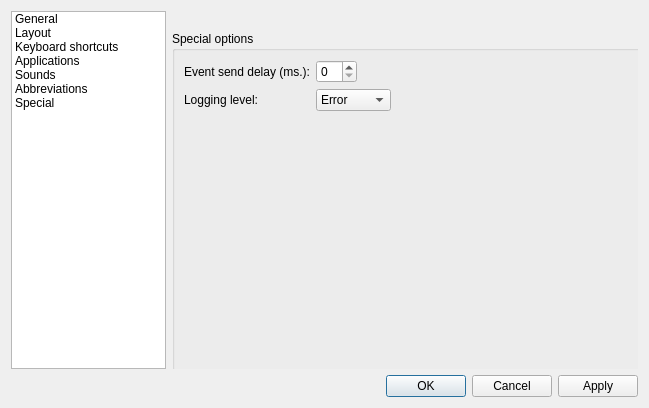
<?xml version="1.0" encoding="UTF-8"?>
<ui version="4.0">
 <class>QXNConfigDialog</class>
 <widget class="QDialog" name="QXNConfigDialog">
  <property name="geometry">
   <rect>
    <x>0</x>
    <y>0</y>
    <width>649</width>
    <height>408</height>
   </rect>
  </property>
  <property name="windowTitle">
   <string>QXNeur settings</string>
  </property>
  <layout class="QGridLayout" name="gridLayout">
   <item row="0" column="0">
    <widget class="QListWidget" name="listWidget">
     <property name="sizePolicy">
      <sizepolicy hsizetype="Preferred" vsizetype="Expanding">
       <horstretch>1</horstretch>
       <verstretch>0</verstretch>
      </sizepolicy>
     </property>
     <property name="horizontalScrollBarPolicy">
      <enum>Qt::ScrollBarAlwaysOff</enum>
     </property>
     <property name="iconSize">
      <size>
       <width>32</width>
       <height>32</height>
      </size>
     </property>
     <property name="viewMode">
      <enum>QListView::ListMode</enum>
     </property>
     <property name="wordWrap">
      <bool>true</bool>
     </property>
     <property name="currentRow">
      <number>-1</number>
     </property>
     <item>
      <property name="text">
       <string>General</string>
      </property>
      <property name="flags">
       <set>ItemIsSelectable|ItemIsEnabled</set>
      </property>
     </item>
     <item>
      <property name="text">
       <string>Layout</string>
      </property>
     </item>
     <item>
      <property name="text">
       <string>Keyboard shortcuts</string>
      </property>
     </item>
     <item>
      <property name="text">
       <string>Applications</string>
      </property>
     </item>
     <item>
      <property name="text">
       <string>Sounds</string>
      </property>
     </item>
     <item>
      <property name="text">
       <string>Abbreviations</string>
      </property>
     </item>
     <item>
      <property name="text">
       <string>Special</string>
      </property>
     </item>
    </widget>
   </item>
   <item row="0" column="1">
    <widget class="QStackedWidget" name="configurationPagesStack">
     <property name="sizePolicy">
      <sizepolicy hsizetype="Expanding" vsizetype="Preferred">
       <horstretch>3</horstretch>
       <verstretch>0</verstretch>
      </sizepolicy>
     </property>
     <property name="currentIndex">
      <number>6</number>
     </property>
     <widget class="QWidget" name="generalPage">
      <layout class="QGridLayout" name="gridLayout_3">
       <item row="0" column="0">
        <widget class="QTabWidget" name="generalTabWidget">
         <property name="currentIndex">
          <number>1</number>
         </property>
         <widget class="QWidget" name="generalTab">
          <attribute name="title">
           <string>General</string>
          </attribute>
          <layout class="QVBoxLayout" name="verticalLayout">
           <item>
            <widget class="QCheckBox" name="manualModeCheckBox">
             <property name="text">
              <string>Work in manual mode</string>
             </property>
            </widget>
           </item>
           <item>
            <widget class="QCheckBox" name="selfEducateCheckBox">
             <property name="text">
              <string>Self educate</string>
             </property>
            </widget>
           </item>
           <item>
            <widget class="QCheckBox" name="checkLanguageDuringInputCheckBox">
             <property name="text">
              <string>Check language during input</string>
             </property>
            </widget>
           </item>
           <item>
            <widget class="QCheckBox" name="saveSelectionCheckBox">
             <property name="text">
              <string>Save selection after layout switching</string>
             </property>
            </widget>
           </item>
           <item>
            <widget class="QCheckBox" name="logInputCheckBox">
             <property name="text">
              <string>Log the keyboard input</string>
             </property>
            </widget>
           </item>
           <item>
            <widget class="QCheckBox" name="autoCompletionCheckBox">
             <property name="text">
              <string>Autocompletion mode</string>
             </property>
            </widget>
           </item>
           <item>
            <spacer name="verticalSpacer_2">
             <property name="orientation">
              <enum>Qt::Vertical</enum>
             </property>
             <property name="sizeHint" stdset="0">
              <size>
               <width>20</width>
               <height>110</height>
              </size>
             </property>
            </spacer>
           </item>
          </layout>
         </widget>
         <widget class="QWidget" name="typographyTab">
          <attribute name="title">
           <string>Typography</string>
          </attribute>
          <layout class="QVBoxLayout" name="verticalLayout_2">
           <item>
            <widget class="QCheckBox" name="correctAccidentalCapsLockCheckBox">
             <property name="text">
              <string>Correct aCCIDENTAL CapsLock</string>
             </property>
            </widget>
           </item>
           <item>
            <widget class="QCheckBox" name="correctTwoCapitalLettersCheckBox">
             <property name="text">
              <string>Correct two CApital letters</string>
             </property>
            </widget>
           </item>
           <item>
            <widget class="QCheckBox" name="correctSpaceWithPunctuationCheckBox">
             <property name="text">
              <string>Correct space with punctuation</string>
             </property>
            </widget>
           </item>
           <item>
            <widget class="QCheckBox" name="disableCapsCheckBox">
             <property name="text">
              <string>Disable CapsLock button</string>
             </property>
            </widget>
           </item>
           <item>
            <spacer name="verticalSpacer">
             <property name="orientation">
              <enum>Qt::Vertical</enum>
             </property>
             <property name="sizeHint" stdset="0">
              <size>
               <width>20</width>
               <height>137</height>
              </size>
             </property>
            </spacer>
           </item>
          </layout>
         </widget>
        </widget>
       </item>
      </layout>
     </widget>
     <widget class="QWidget" name="layoutPage">
      <widget class="QLabel" name="label_2">
       <property name="geometry">
        <rect>
         <x>60</x>
         <y>70</y>
         <width>53</width>
         <height>16</height>
        </rect>
       </property>
       <property name="text">
        <string>Layout</string>
       </property>
      </widget>
     </widget>
     <widget class="QWidget" name="shortcutsPage">
      <widget class="QLabel" name="label_3">
       <property name="geometry">
        <rect>
         <x>60</x>
         <y>130</y>
         <width>111</width>
         <height>16</height>
        </rect>
       </property>
       <property name="text">
        <string>Keyboard shortcuts</string>
       </property>
      </widget>
     </widget>
     <widget class="QWidget" name="applicationsPage">
      <layout class="QVBoxLayout" name="verticalLayout_8">
       <item>
        <widget class="QCheckBox" name="rememberLayoutCheckBox">
         <property name="text">
          <string>Remember layout for every window</string>
         </property>
        </widget>
       </item>
       <item>
        <widget class="QGroupBox" name="customApplicationsGroupBox">
         <property name="title">
          <string>Custom applications</string>
         </property>
         <layout class="QVBoxLayout" name="verticalLayout_3">
          <item>
           <widget class="QTableView" name="customApplicationsView">
            <property name="alternatingRowColors">
             <bool>true</bool>
            </property>
            <property name="selectionMode">
             <enum>QAbstractItemView::SingleSelection</enum>
            </property>
            <property name="selectionBehavior">
             <enum>QAbstractItemView::SelectRows</enum>
            </property>
            <attribute name="verticalHeaderVisible">
             <bool>false</bool>
            </attribute>
           </widget>
          </item>
          <item>
           <layout class="QHBoxLayout" name="horizontalLayout_2">
            <item>
             <widget class="QPushButton" name="addApplicationButton">
              <property name="text">
               <string>Add</string>
              </property>
              <property name="icon">
               <iconset resource="../../images/images.qrc">
                <normaloff>:/actions/add.png</normaloff>:/actions/add.png</iconset>
              </property>
             </widget>
            </item>
            <item>
             <widget class="QPushButton" name="removeApplicationButton">
              <property name="text">
               <string>Remove</string>
              </property>
              <property name="icon">
               <iconset resource="../../images/images.qrc">
                <normaloff>:/actions/remove.png</normaloff>:/actions/remove.png</iconset>
              </property>
             </widget>
            </item>
            <item>
             <spacer name="horizontalSpacer">
              <property name="orientation">
               <enum>Qt::Horizontal</enum>
              </property>
              <property name="sizeHint" stdset="0">
               <size>
                <width>76</width>
                <height>20</height>
               </size>
              </property>
             </spacer>
            </item>
            <item>
             <widget class="QPushButton" name="editApplicationButton">
              <property name="text">
               <string>Edit...</string>
              </property>
              <property name="icon">
               <iconset resource="../../images/images.qrc">
                <normaloff>:/actions/edit.png</normaloff>:/actions/edit.png</iconset>
              </property>
             </widget>
            </item>
           </layout>
          </item>
         </layout>
        </widget>
       </item>
      </layout>
     </widget>
     <widget class="QWidget" name="soundsPage">
      <layout class="QGridLayout" name="gridLayout_2">
       <item row="0" column="0">
        <widget class="QGroupBox" name="soundsGroupBox">
         <property name="title">
          <string>Enable sounds</string>
         </property>
         <property name="checkable">
          <bool>true</bool>
         </property>
         <property name="checked">
          <bool>true</bool>
         </property>
         <layout class="QGridLayout" name="gridLayout_4">
          <item row="0" column="0" colspan="2">
           <widget class="QTableWidget" name="soundsTable">
            <property name="editTriggers">
             <set>QAbstractItemView::NoEditTriggers</set>
            </property>
            <property name="alternatingRowColors">
             <bool>true</bool>
            </property>
            <property name="selectionBehavior">
             <enum>QAbstractItemView::SelectRows</enum>
            </property>
            <property name="showGrid">
             <bool>false</bool>
            </property>
            <attribute name="horizontalHeaderStretchLastSection">
             <bool>true</bool>
            </attribute>
            <attribute name="verticalHeaderVisible">
             <bool>false</bool>
            </attribute>
            <row>
             <property name="text">
              <string notr="true">XneurStart</string>
             </property>
            </row>
            <row>
             <property name="text">
              <string notr="true">XneurReload</string>
             </property>
            </row>
            <row>
             <property name="text">
              <string notr="true">XneurStop</string>
             </property>
            </row>
            <row>
             <property name="text">
              <string notr="true">PressKeyLayout1</string>
             </property>
            </row>
            <row>
             <property name="text">
              <string notr="true">PressKeyLayout2</string>
             </property>
            </row>
            <row>
             <property name="text">
              <string notr="true">PressKeyLayout3</string>
             </property>
            </row>
            <row>
             <property name="text">
              <string notr="true">PressKeyLayout4</string>
             </property>
            </row>
            <row>
             <property name="text">
              <string notr="true">EnableLayout1</string>
             </property>
            </row>
            <row>
             <property name="text">
              <string notr="true">EnableLayout2</string>
             </property>
            </row>
            <row>
             <property name="text">
              <string notr="true">EnableLayout3</string>
             </property>
            </row>
            <row>
             <property name="text">
              <string notr="true">EnableLayout4</string>
             </property>
            </row>
            <row>
             <property name="text">
              <string notr="true">AutomaticChangeWord</string>
             </property>
            </row>
            <row>
             <property name="text">
              <string notr="true">ManualChangeWord</string>
             </property>
            </row>
            <row>
             <property name="text">
              <string notr="true">ChangeString</string>
             </property>
            </row>
            <row>
             <property name="text">
              <string notr="true">ChangeSelected</string>
             </property>
            </row>
            <row>
             <property name="text">
              <string notr="true">TranslitSelected</string>
             </property>
            </row>
            <row>
             <property name="text">
              <string notr="true">ChangecaseSelected</string>
             </property>
            </row>
            <row>
             <property name="text">
              <string notr="true">ReplaceAbbreviation</string>
             </property>
            </row>
            <row>
             <property name="text">
              <string notr="true">CorrectIncidentalCaps</string>
             </property>
            </row>
            <row>
             <property name="text">
              <string notr="true">CorrectTwoCapitalLetter</string>
             </property>
            </row>
            <row>
             <property name="text">
              <string notr="true">ExecuteUserAction</string>
             </property>
            </row>
            <column>
             <property name="text">
              <string>Action</string>
             </property>
            </column>
            <column>
             <property name="text">
              <string>Sound file</string>
             </property>
            </column>
            <item row="0" column="0">
             <property name="text">
              <string>XNeur start</string>
             </property>
            </item>
            <item row="0" column="1">
             <property name="text">
              <string/>
             </property>
             <property name="flags">
              <set>ItemIsSelectable|ItemIsEditable|ItemIsDragEnabled|ItemIsUserCheckable|ItemIsEnabled</set>
             </property>
            </item>
            <item row="1" column="0">
             <property name="text">
              <string>XNeur reload</string>
             </property>
            </item>
            <item row="1" column="1">
             <property name="text">
              <string/>
             </property>
            </item>
            <item row="2" column="0">
             <property name="text">
              <string>XNeur stop</string>
             </property>
            </item>
            <item row="2" column="1">
             <property name="text">
              <string/>
             </property>
            </item>
            <item row="3" column="0">
             <property name="text">
              <string>Layout 1 key press</string>
             </property>
            </item>
            <item row="4" column="0">
             <property name="text">
              <string>Layout 2 key press</string>
             </property>
            </item>
            <item row="5" column="0">
             <property name="text">
              <string>Layout 3 key press</string>
             </property>
            </item>
            <item row="6" column="0">
             <property name="text">
              <string>Layout 4 key press</string>
             </property>
            </item>
            <item row="7" column="0">
             <property name="text">
              <string>Layout 1 activated</string>
             </property>
            </item>
            <item row="8" column="0">
             <property name="text">
              <string>Layout 2 activated</string>
             </property>
            </item>
            <item row="9" column="0">
             <property name="text">
              <string>Layout 3 activated</string>
             </property>
            </item>
            <item row="10" column="0">
             <property name="text">
              <string>Layout 4 activated</string>
             </property>
            </item>
            <item row="11" column="0">
             <property name="text">
              <string>Automatic word convert</string>
             </property>
            </item>
            <item row="12" column="0">
             <property name="text">
              <string>Manual word convert</string>
             </property>
            </item>
            <item row="13" column="0">
             <property name="text">
              <string>Convert last string</string>
             </property>
            </item>
            <item row="14" column="0">
             <property name="text">
              <string>Convert selection</string>
             </property>
            </item>
            <item row="15" column="0">
             <property name="text">
              <string>Transliterate selection</string>
             </property>
            </item>
            <item row="16" column="0">
             <property name="text">
              <string>Change selection case</string>
             </property>
            </item>
            <item row="17" column="0">
             <property name="text">
              <string>Replace abbreviation</string>
             </property>
            </item>
            <item row="18" column="0">
             <property name="text">
              <string>Correct aCCIDENTIAL CapsLock</string>
             </property>
            </item>
            <item row="19" column="0">
             <property name="text">
              <string>Correct TWo capital letters</string>
             </property>
            </item>
            <item row="20" column="0">
             <property name="text">
              <string>Execute user action</string>
             </property>
            </item>
           </widget>
          </item>
          <item row="1" column="0">
           <widget class="QPushButton" name="editSoundButton">
            <property name="text">
             <string>Edit...</string>
            </property>
            <property name="icon">
             <iconset resource="../../images/images.qrc">
              <normaloff>:/actions/edit.png</normaloff>:/actions/edit.png</iconset>
            </property>
           </widget>
          </item>
          <item row="1" column="1">
           <spacer name="horizontalSpacer_3">
            <property name="orientation">
             <enum>Qt::Horizontal</enum>
            </property>
            <property name="sizeHint" stdset="0">
             <size>
              <width>243</width>
              <height>20</height>
             </size>
            </property>
           </spacer>
          </item>
         </layout>
        </widget>
       </item>
      </layout>
     </widget>
     <widget class="QWidget" name="abbreviationsPage">
      <layout class="QVBoxLayout" name="verticalLayout_7">
       <item>
        <widget class="QCheckBox" name="ignoreLayoutForAbbreviationsCheckBox">
         <property name="text">
          <string>Ignore layout for abbreviations</string>
         </property>
        </widget>
       </item>
       <item>
        <widget class="QTableWidget" name="abbreviationTable">
         <property name="editTriggers">
          <set>QAbstractItemView::NoEditTriggers</set>
         </property>
         <property name="alternatingRowColors">
          <bool>true</bool>
         </property>
         <property name="selectionBehavior">
          <enum>QAbstractItemView::SelectRows</enum>
         </property>
         <property name="showGrid">
          <bool>false</bool>
         </property>
         <attribute name="horizontalHeaderStretchLastSection">
          <bool>true</bool>
         </attribute>
         <attribute name="verticalHeaderVisible">
          <bool>false</bool>
         </attribute>
         <column>
          <property name="text">
           <string>Abbreviation</string>
          </property>
         </column>
         <column>
          <property name="text">
           <string>Full text</string>
          </property>
         </column>
        </widget>
       </item>
       <item>
        <layout class="QHBoxLayout" name="horizontalLayout">
         <item>
          <widget class="QPushButton" name="addAbbreviationButton">
           <property name="text">
            <string>Add</string>
           </property>
           <property name="icon">
            <iconset resource="../../images/images.qrc">
             <normaloff>:/actions/add.png</normaloff>:/actions/add.png</iconset>
           </property>
          </widget>
         </item>
         <item>
          <widget class="QPushButton" name="removeAbbreviationButton">
           <property name="text">
            <string>Remove</string>
           </property>
           <property name="icon">
            <iconset resource="../../images/images.qrc">
             <normaloff>:/actions/remove.png</normaloff>:/actions/remove.png</iconset>
           </property>
          </widget>
         </item>
         <item>
          <spacer name="horizontalSpacer_2">
           <property name="orientation">
            <enum>Qt::Horizontal</enum>
           </property>
           <property name="sizeHint" stdset="0">
            <size>
             <width>90</width>
             <height>17</height>
            </size>
           </property>
          </spacer>
         </item>
         <item>
          <widget class="QPushButton" name="editAbbreviationButton">
           <property name="text">
            <string>Edit...</string>
           </property>
           <property name="icon">
            <iconset resource="../../images/images.qrc">
             <normaloff>:/actions/edit.png</normaloff>:/actions/edit.png</iconset>
           </property>
          </widget>
         </item>
        </layout>
       </item>
      </layout>
     </widget>
     <widget class="QWidget" name="specialPage">
      <widget class="QWidget" name="gridLayoutWidget">
       <property name="geometry">
        <rect>
         <x>0</x>
         <y>20</y>
         <width>471</width>
         <height>341</height>
        </rect>
       </property>
       <layout class="QGridLayout" name="gridLayout_5">
        <item row="0" column="0">
         <widget class="QGroupBox" name="miscOptionsGroupBox_2">
          <property name="title">
           <string>Special options</string>
          </property>
          <layout class="QFormLayout" name="formLayout_2">
           <property name="fieldGrowthPolicy">
            <enum>QFormLayout::ExpandingFieldsGrow</enum>
           </property>
           <item row="0" column="0">
            <widget class="QLabel" name="eventSendDelayLabel_2">
             <property name="text">
              <string>Event send delay (ms.):</string>
             </property>
            </widget>
           </item>
           <item row="0" column="1">
            <widget class="QSpinBox" name="eventSendDelaySpinBox_2">
             <property name="minimum">
              <number>0</number>
             </property>
             <property name="maximum">
              <number>50</number>
             </property>
            </widget>
           </item>
           <item row="1" column="1">
            <widget class="QComboBox" name="logLevelCombo_2">
             <item>
              <property name="text">
               <string>Error</string>
              </property>
             </item>
             <item>
              <property name="text">
               <string>Warning</string>
              </property>
             </item>
             <item>
              <property name="text">
               <string>Log</string>
              </property>
             </item>
             <item>
              <property name="text">
               <string>Debug</string>
              </property>
             </item>
             <item>
              <property name="text">
               <string>Trace</string>
              </property>
             </item>
            </widget>
           </item>
           <item row="1" column="0">
            <widget class="QLabel" name="logLevelLabel_2">
             <property name="text">
              <string>Logging level:</string>
             </property>
            </widget>
           </item>
          </layout>
         </widget>
        </item>
       </layout>
      </widget>
     </widget>
     <widget class="QWidget" name="appearancePage"/>
    </widget>
   </item>
   <item row="1" column="0" colspan="2">
    <widget class="QDialogButtonBox" name="buttonBox">
     <property name="orientation">
      <enum>Qt::Horizontal</enum>
     </property>
     <property name="standardButtons">
      <set>QDialogButtonBox::Apply|QDialogButtonBox::Cancel|QDialogButtonBox::Ok</set>
     </property>
    </widget>
   </item>
  </layout>
 </widget>
 <tabstops>
  <tabstop>listWidget</tabstop>
  <tabstop>manualModeCheckBox</tabstop>
  <tabstop>selfEducateCheckBox</tabstop>
  <tabstop>checkLanguageDuringInputCheckBox</tabstop>
  <tabstop>logInputCheckBox</tabstop>
  <tabstop>correctAccidentalCapsLockCheckBox</tabstop>
  <tabstop>correctTwoCapitalLettersCheckBox</tabstop>
  <tabstop>buttonBox</tabstop>
 </tabstops>
 <resources>
  <include location="../../images/images.qrc"/>
 </resources>
 <connections>
  <connection>
   <sender>buttonBox</sender>
   <signal>accepted()</signal>
   <receiver>QXNConfigDialog</receiver>
   <slot>accept()</slot>
   <hints>
    <hint type="sourcelabel">
     <x>248</x>
     <y>254</y>
    </hint>
    <hint type="destinationlabel">
     <x>157</x>
     <y>274</y>
    </hint>
   </hints>
  </connection>
  <connection>
   <sender>buttonBox</sender>
   <signal>rejected()</signal>
   <receiver>QXNConfigDialog</receiver>
   <slot>reject()</slot>
   <hints>
    <hint type="sourcelabel">
     <x>316</x>
     <y>260</y>
    </hint>
    <hint type="destinationlabel">
     <x>286</x>
     <y>274</y>
    </hint>
   </hints>
  </connection>
  <connection>
   <sender>listWidget</sender>
   <signal>currentRowChanged(int)</signal>
   <receiver>configurationPagesStack</receiver>
   <slot>setCurrentIndex(int)</slot>
   <hints>
    <hint type="sourcelabel">
     <x>85</x>
     <y>155</y>
    </hint>
    <hint type="destinationlabel">
     <x>400</x>
     <y>130</y>
    </hint>
   </hints>
  </connection>
 </connections>
</ui>
